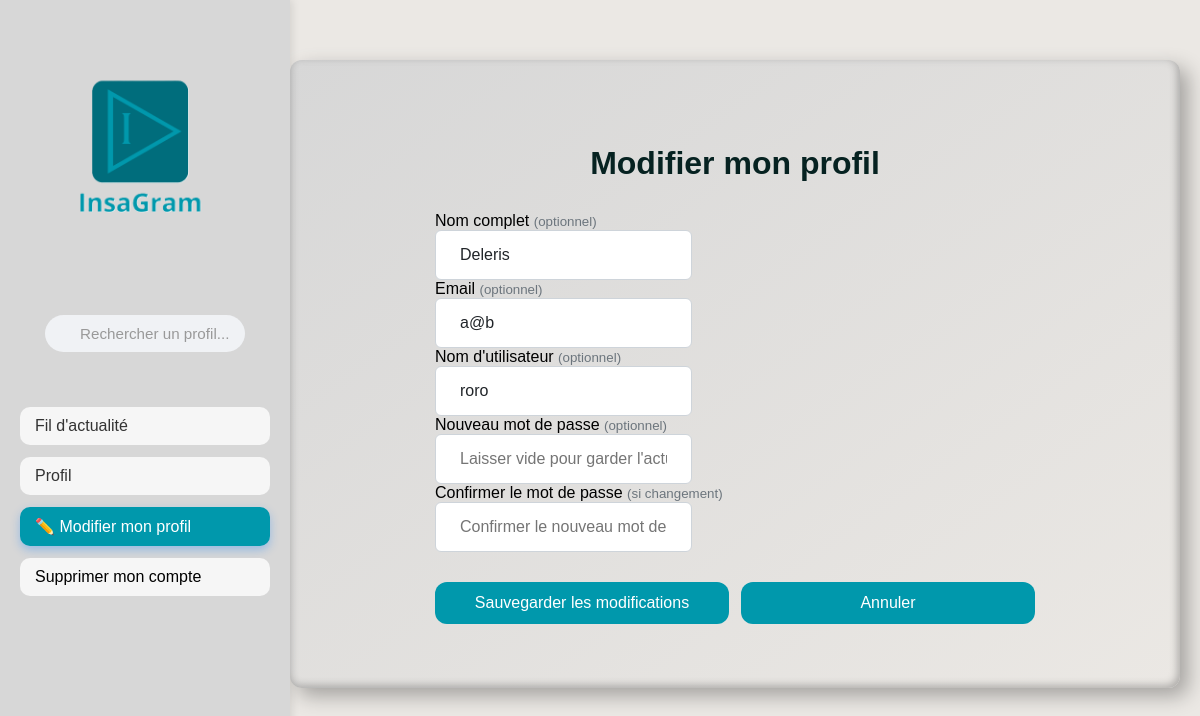
The page /edit_profile (signed in) on the database as committed earlier.
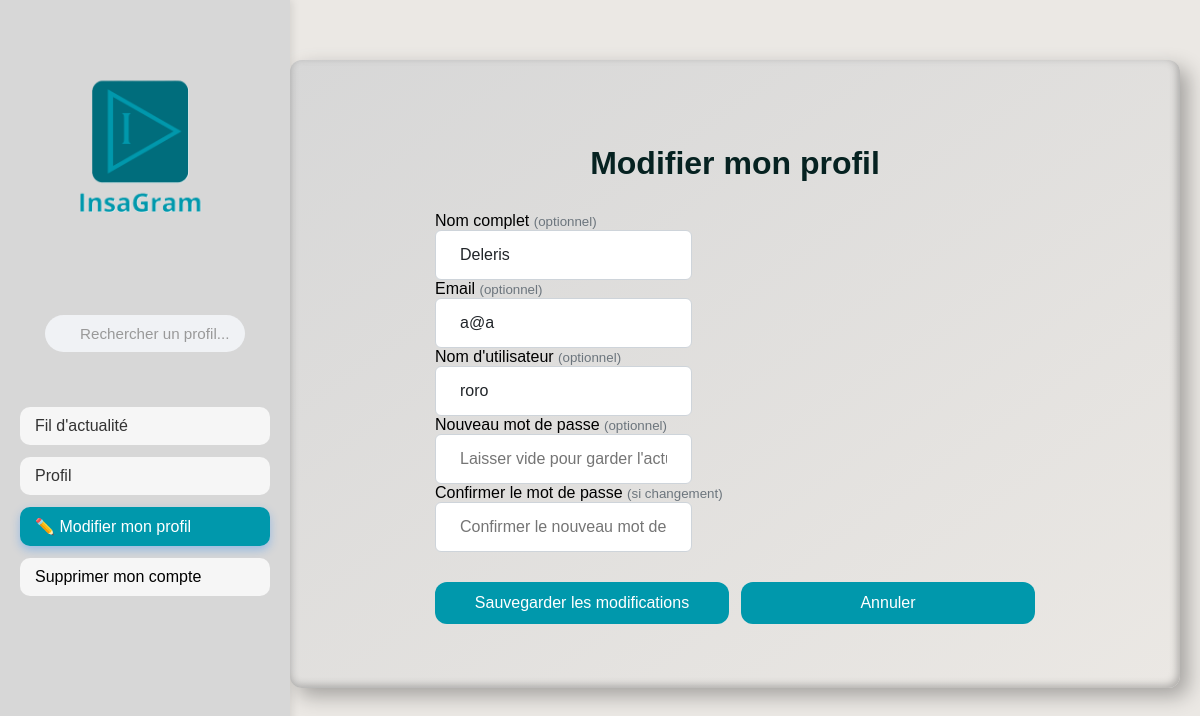
The same page on the database as committed later.
### app.py (models this page shows, shortened)
class User(db.Model):
    id = db.Column(db.Integer, primary_key=True)
    name = db.Column(db.String(80), unique=False, nullable=False)
    username = db.Column(db.String(80), unique=True, nullable=False)
    password = db.Column(db.String(80), nullable=False)
    email = db.Column(db.String(120), unique=True, nullable=False)
    biography = db.Column(db.Text, nullable=True)
    posts = db.relationship('Post', backref='author', lazy=True)
    followed = db.relationship(
        'User',
        secondary=followers,
        primaryjoin=(followers.c.follower_id == id),
        secondaryjoin=(followers.c.followed_id == id),
        backref=db.backref('followers', lazy='dynamic'),
        lazy='dynamic'
    )

### app.py (the view, shortened to what this page needs)
@app.route('/edit_profile', methods=['GET', 'POST'])
def edit_profile():
    if 'username' not in session:
        return redirect(url_for('login'))
    user = User.query.filter_by(username=session['username']).first()
    return render_template('edit_profile.html', user=user)

### templates/edit_profile.html (shortened to what the changed rows need)
<!DOCTYPE html>
<html lang="fr">
<head>
    <link rel="stylesheet" href="{{ url_for('static', filename='style.css') }}">
</head>
<body>
<div class="main-content bg-light">
    <div class="container container--lg">
        <h1 class="h1" style="text-align: center;">Modifier mon profil</h1>
        <div class="edit-profile-wrapper">
            <form method="POST" action="{{ url_for('edit_profile') }}" class="edit-profile-form">
                <div class="mb-3">
                    <label for="name" class="form-label">Nom complet <small class="text-muted">(optionnel)</small></label>
                    <input
                        type="text"
                        class="form-control"
                        id="name"
                        name="name"
                        value="{{ user.name }}"
                        placeholder="Laisser vide pour garder l'actuel">
                </div>
                <div class="mb-3">
                    <label for="email" class="form-label">Email <small class="text-muted">(optionnel)</small></label>
                    <input
                        type="email"
                        class="form-control"
                        id="email"
                        name="email"
                        value="{{ user.email }}"
                        placeholder="Laisser vide pour garder l'actuel">
                </div>
                <div class="mb-3">
                    <label for="username" class="form-label">Nom d'utilisateur <small class="text-muted">(optionnel)</small></label>
                    <input
                        type="text"
                        class="form-control"
                        id="username"
                        name="username"
                        value="{{ user.username }}"
                        placeholder="Laisser vide pour garder l'actuel">
                </div>
            </form>
        </div>
    </div>
</div>
</body>
</html>

Rows that differ between the two databases and show on the page:
changed User "Deleris": email "a@b" → "a@a"
